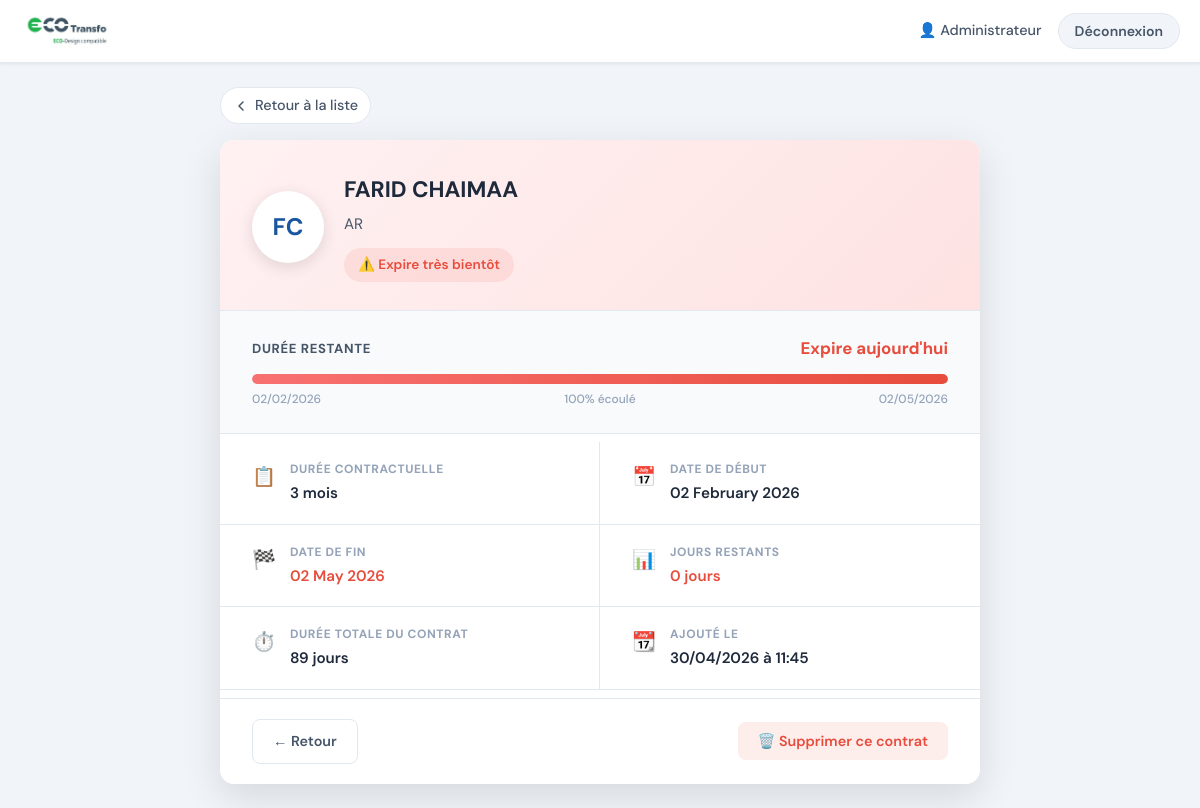
Page /employe/7 (signed in) on the committed database.
### models.py (models this page shows, shortened)
class User(UserMixin, db.Model):
    __tablename__ = 'users'
    id            = db.Column(db.Integer, primary_key=True)
    email         = db.Column(db.String(120), unique=True, nullable=False)
    nom           = db.Column(db.String(100), nullable=False)
    password_hash = db.Column(db.String(200), nullable=False)
    is_authorized = db.Column(db.Boolean, default=True)
    date_creation = db.Column(db.DateTime, default=datetime.utcnow)

class Employe(db.Model):
    __tablename__ = 'employes'
    id            = db.Column(db.Integer, primary_key=True)
    nom           = db.Column(db.String(100), nullable=False)
    prenom        = db.Column(db.String(100), nullable=False)
    poste         = db.Column(db.String(100), nullable=False)
    duree_contrat = db.Column(db.String(50),  nullable=False)   # ex: "6 mois", "1 an"
    date_debut    = db.Column(db.Date,         nullable=False)
    date_fin      = db.Column(db.Date,         nullable=False)
    date_creation = db.Column(db.DateTime,     default=datetime.utcnow)
    created_by    = db.Column(db.Integer,      db.ForeignKey('users.id'))
    @property
    def jours_restants(self):
        delta = self.date_fin - date.today()
        return delta.days
    @property
    def duree_restante_label(self):
        j = self.jours_restants
        if j < 0:
            return "Expiré"
        if j == 0:
            return "Expire aujourd'hui"
    @property
    def statut(self):
        j = self.jours_restants
        if j < 0:   return "expire"
        if j <= 7:  return "critique"
        if j <= 30: return "attention"
        return "actif"

### app.py (the view)
@app.route('/employe/<int:emp_id>')
@login_required
def employe_detail(emp_id):
    emp = Employe.query.get_or_404(emp_id)
    return render_template('employe_detail.html', emp=emp, today=date.today())

### app.py (called while the page is built)
@login_manager.user_loader
def load_user(user_id):
    return User.query.get(int(user_id))

### templates/employe_detail.html (shortened to what this page needs)
{% extends "base.html" %}
{% block body_class %}detail-page{% endblock %}
{% block content %}
<div class="detail-container">
  <a href="{{ url_for('dashboard') }}" class="back-link">
    <svg width="16" height="16" viewBox="0 0 16 16" fill="none">
      <path d="M10 4L6 8l4 4" stroke="currentColor" stroke-width="1.5" stroke-linecap="round" stroke-linejoin="round"/>
    </svg>
    Retour à la liste
  </a>
  <div class="detail-card">
    <div class="detail-header status-bg-{{ emp.statut }}">
      <div class="detail-avatar-wrap">
        <div class="detail-avatar">{{ emp.prenom[0] }}{{ emp.nom[0] }}</div>
      </div>
      <div class="detail-header-info">
        <h1 class="detail-name">{{ emp.prenom }} {{ emp.nom }}</h1>
        <p class="detail-poste">{{ emp.poste }}</p>
        <span class="detail-status-badge status-badge-{{ emp.statut }}">
          {% if emp.statut == 'expire' %}⛔ Contrat expiré
          {% elif emp.statut == 'critique' %}⚠️ Expire très bientôt
          {% elif emp.statut == 'attention' %}🔔 Expire dans moins d'un mois
          {% else %}✅ Contrat actif
          {% endif %}
        </span>
      </div>
    </div>
    <div class="duration-section">
      <div class="duration-top">
        <span class="duration-label">Durée restante</span>
        <span class="duration-value duration-value--{{ emp.statut }}">
          {% if emp.statut == 'expire' %}
            Expiré depuis {{ (today - emp.date_fin).days }} jour{{ 's' if (today - emp.date_fin).days > 1 }}
          {% else %}
            {{ emp.duree_restante_label }}
          {% endif %}
        </span>
      </div>
      {% set total_days = (emp.date_fin - emp.date_debut).days %}
      {% set elapsed    = (today - emp.date_debut).days %}
      {% set pct_elapsed = [[elapsed * 100 // total_days if total_days > 0 else 0, 0] | max, 100] | min %}
      <div class="progress-bar-wrap">
        <div class="progress-bar-track">
          <div class="progress-bar-fill status-fill-{{ emp.statut }}"
               style="width: {{ pct_elapsed }}%"></div>
        </div>
        <div class="progress-labels">
          <span>{{ emp.date_debut.strftime('%d/%m/%Y') }}</span>
          <span>{{ pct_elapsed }}% écoulé</span>
          <span>{{ emp.date_fin.strftime('%d/%m/%Y') }}</span>
        </div>
      </div>
    </div>
    <div class="detail-grid">
      <div class="detail-item">
        <div class="detail-item-icon">📋</div>
        <div class="detail-item-content">
          <span class="detail-item-label">Durée contractuelle</span>
          <span class="detail-item-value">{{ emp.duree_contrat }}</span>
        </div>
      </div>
      <div class="detail-item">
        <div class="detail-item-icon">📅</div>
        <div class="detail-item-content">
          <span class="detail-item-label">Date de début</span>
          <span class="detail-item-value">{{ emp.date_debut.strftime('%d %B %Y') }}</span>
        </div>
      </div>
      <div class="detail-item">
        <div class="detail-item-icon">🏁</div>
        <div class="detail-item-content">
          <span class="detail-item-label">Date de fin</span>
          <span class="detail-item-value {% if emp.statut in ['critique','expire'] %}text-danger{% endif %}">
            {{ emp.date_fin.strftime('%d %B %Y') }}
          </span>
        </div>
      </div>
      <div class="detail-item">
        <div class="detail-item-icon">📊</div>
        <div class="detail-item-content">
          <span class="detail-item-label">Jours restants</span>
          <span class="detail-item-value {% if emp.statut in ['critique','expire'] %}text-danger{% endif %}">
            {% if emp.jours_restants < 0 %}
              Expiré ({{ emp.jours_restants | abs }} jours de dépassement)
            {% else %}
              {{ emp.jours_restants }} jour{{ 's' if emp.jours_restants != 1 }}
            {% endif %}
          </span>
        </div>
      </div>
      <div class="detail-item">
        <div class="detail-item-icon">⏱️</div>
        <div class="detail-item-content">
          <span class="detail-item-label">Durée totale du contrat</span>
          <span class="detail-item-value">{{ total_days }} jours</span>
        </div>
      </div>
      <div class="detail-item">
        <div class="detail-item-icon">📆</div>
        <div class="detail-item-content">
          <span class="detail-item-label">Ajouté le</span>
          <span class="detail-item-value">{{ emp.date_creation.strftime('%d/%m/%Y à %H:%M') }}</span>
        </div>
      </div>
    </div>
    <div class="detail-actions">
      <a href="{{ url_for('dashboard') }}" class="btn-secondary">← Retour</a>
      <form method="POST" action="{{ url_for('supprimer_employe', emp_id=emp.id) }}"
            onsubmit="return confirm('Supprimer {{ emp.prenom }} {{ emp.nom }} ? Cette action est irréversible.')">
        <button type="submit" class="btn-danger">🗑️ Supprimer ce contrat</button>
      </form>
    </div>
  </div>
</div>
{% endblock %}

### templates/base.html (shortened to what this page needs)
<!DOCTYPE html>
<html lang="fr">
<head>
  <link rel="stylesheet" href="{{ url_for('static', filename='css/style.css') }}">
</head>
<body class="{% block body_class %}{% endblock %}">
  {% if current_user.is_authenticated %}
  {% set alertes = [] %}
  <nav class="navbar">
    <div class="nav-inner">
      <a href="{{ url_for('dashboard') }}" class="nav-logo">
        <img src="{{ url_for('static', filename='images/logo.png') }}" alt="Eco Transfo" height="38">
      </a>
      <div class="nav-right">
        <span class="nav-user">👤 {{ current_user.nom }}</span>
        <a href="{{ url_for('logout') }}" class="nav-logout">Déconnexion</a>
      </div>
    </div>
  </nav>
  {% endif %}
  <main class="main-content">
    {% block content %}{% endblock %}
  </main>
</body>
</html>

### rows in the picture
User: nom "Administrateur"
Employe: prenom "F", nom "C", prenom "FARID", nom "CHAIMAA", poste "AR", duree_restante_label "Expire aujourd'hui", date_debut "02/02/2026", date_fin "02/05/2026", duree_contrat "3 mois", date_debut "02 February 2026", date_fin "02 May 2026", jours_restants "0", date_fin "s", date_creation "30/04/2026 à 11:45"

### other values in the picture
{{ pct_elapsed }} "100"
{{ total_days }} "89"
